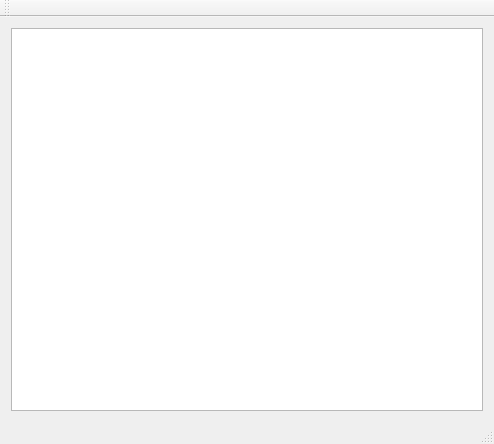
<?xml version="1.0" encoding="UTF-8"?>
<ui version="4.0">
 <class>MainWindow</class>
 <widget class="QMainWindow" name="MainWindow">
  <property name="geometry">
   <rect>
    <x>0</x>
    <y>0</y>
    <width>494</width>
    <height>444</height>
   </rect>
  </property>
  <property name="windowTitle">
   <string>MainWindow</string>
  </property>
  <widget class="QWidget" name="centralWidget">
   <layout class="QVBoxLayout" name="verticalLayout">
    <item>
     <widget class="QTableView" name="dayAppointmentsView">
      <property name="editTriggers">
       <set>QAbstractItemView::NoEditTriggers</set>
      </property>
      <property name="showDropIndicator" stdset="0">
       <bool>false</bool>
      </property>
      <property name="dragDropOverwriteMode">
       <bool>false</bool>
      </property>
      <property name="selectionMode">
       <enum>QAbstractItemView::SingleSelection</enum>
      </property>
      <property name="selectionBehavior">
       <enum>QAbstractItemView::SelectRows</enum>
      </property>
     </widget>
    </item>
   </layout>
  </widget>
  <widget class="QMenuBar" name="menuBar">
   <property name="geometry">
    <rect>
     <x>0</x>
     <y>0</y>
     <width>494</width>
     <height>21</height>
    </rect>
   </property>
  </widget>
  <widget class="QToolBar" name="mainToolBar">
   <attribute name="toolBarArea">
    <enum>TopToolBarArea</enum>
   </attribute>
   <attribute name="toolBarBreak">
    <bool>false</bool>
   </attribute>
  </widget>
  <widget class="QStatusBar" name="statusBar"/>
 </widget>
 <layoutdefault spacing="6" margin="11"/>
 <resources/>
 <connections/>
</ui>
